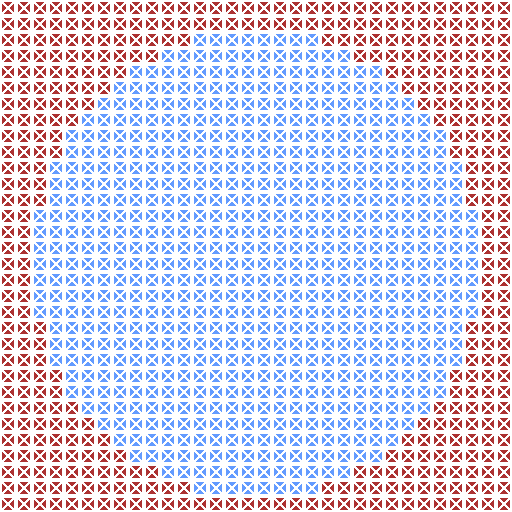

A level layout from a 2D game, rendered from its tile map. Below: a short description, then the map file with its tile-grid data intact:
An orthogonal 32x32 tile map with 16x16 px tiles, 2 tile layers (Water, Ground).

<map version="1.10" tiledversion="1.10.2" orientation="orthogonal" renderorder="right-down" width="32" height="32" tilewidth="16" tileheight="16" infinite="0" nextlayerid="5" nextobjectid="32">
 <tileset firstgid="1" source="BetaTexture.tsx" />
 <layer id="1" name="Water" width="32" height="32">
  <data encoding="csv">
2,2,2,2,2,2,2,2,2,2,2,2,2,2,2,2,2,2,2,2,2,2,2,2,2,2,2,2,2,2,2,2,
2,2,2,2,2,2,2,2,2,2,2,2,2,2,2,2,2,2,2,2,2,2,2,2,2,2,2,2,2,2,2,2,
2,2,2,2,2,2,2,2,2,2,2,2,2,2,2,2,2,2,2,2,2,2,2,2,2,2,2,2,2,2,2,2,
2,2,2,2,2,2,2,2,2,2,2,2,2,2,2,2,2,2,2,2,2,2,2,2,2,2,2,2,2,2,2,2,
2,2,2,2,2,2,2,2,2,2,2,2,2,2,2,2,2,2,2,2,2,2,2,2,2,2,2,2,2,2,2,2,
2,2,2,2,2,2,2,2,2,2,2,2,2,2,2,2,2,2,2,2,2,2,2,2,2,2,2,2,2,2,2,2,
2,2,2,2,2,2,2,2,2,2,2,2,2,2,2,2,2,2,2,2,2,2,2,2,2,2,2,2,2,2,2,2,
2,2,2,2,2,2,2,2,2,2,2,2,2,2,2,2,2,2,2,2,2,2,2,2,2,2,2,2,2,2,2,2,
2,2,2,2,2,2,2,2,2,2,2,2,2,2,2,2,2,2,2,2,2,2,2,2,2,2,2,2,2,2,2,2,
2,2,2,2,2,2,2,2,2,2,2,2,2,2,2,2,2,2,2,2,2,2,2,2,2,2,2,2,2,2,2,2,
2,2,2,2,2,2,2,2,2,2,2,2,2,2,2,2,2,2,2,2,2,2,2,2,2,2,2,2,2,2,2,2,
2,2,2,2,2,2,2,2,2,2,2,2,2,2,2,2,2,2,2,2,2,2,2,2,2,2,2,2,2,2,2,2,
2,2,2,2,2,2,2,2,2,2,2,2,2,2,2,2,2,2,2,2,2,2,2,2,2,2,2,2,2,2,2,2,
2,2,2,2,2,2,2,2,2,2,2,2,2,2,2,2,2,2,2,2,2,2,2,2,2,2,2,2,2,2,2,2,
2,2,2,2,2,2,2,2,2,2,2,2,2,2,2,2,2,2,2,2,2,2,2,2,2,2,2,2,2,2,2,2,
2,2,2,2,2,2,2,2,2,2,2,2,2,2,2,2,2,2,2,2,2,2,2,2,2,2,2,2,2,2,2,2,
2,2,2,2,2,2,2,2,2,2,2,2,2,2,2,2,2,2,2,2,2,2,2,2,2,2,2,2,2,2,2,2,
2,2,2,2,2,2,2,2,2,2,2,2,2,2,2,2,2,2,2,2,2,2,2,2,2,2,2,2,2,2,2,2,
2,2,2,2,2,2,2,2,2,2,2,2,2,2,2,2,2,2,2,2,2,2,2,2,2,2,2,2,2,2,2,2,
2,2,2,2,2,2,2,2,2,2,2,2,2,2,2,2,2,2,2,2,2,2,2,2,2,2,2,2,2,2,2,2,
2,2,2,2,2,2,2,2,2,2,2,2,2,2,2,2,2,2,2,2,2,2,2,2,2,2,2,2,2,2,2,2,
2,2,2,2,2,2,2,2,2,2,2,2,2,2,2,2,2,2,2,2,2,2,2,2,2,2,2,2,2,2,2,2,
2,2,2,2,2,2,2,2,2,2,2,2,2,2,2,2,2,2,2,2,2,2,2,2,2,2,2,2,2,2,2,2,
2,2,2,2,2,2,2,2,2,2,2,2,2,2,2,2,2,2,2,2,2,2,2,2,2,2,2,2,2,2,2,2,
2,2,2,2,2,2,2,2,2,2,2,2,2,2,2,2,2,2,2,2,2,2,2,2,2,2,2,2,2,2,2,2,
2,2,2,2,2,2,2,2,2,2,2,2,2,2,2,2,2,2,2,2,2,2,2,2,2,2,2,2,2,2,2,2,
2,2,2,2,2,2,2,2,2,2,2,2,2,2,2,2,2,2,2,2,2,2,2,2,2,2,2,2,2,2,2,2,
2,2,2,2,2,2,2,2,2,2,2,2,2,2,2,2,2,2,2,2,2,2,2,2,2,2,2,2,2,2,2,2,
2,2,2,2,2,2,2,2,2,2,2,2,2,2,2,2,2,2,2,2,2,2,2,2,2,2,2,2,2,2,2,2,
2,2,2,2,2,2,2,2,2,2,2,2,2,2,2,2,2,2,2,2,2,2,2,2,2,2,2,2,2,2,2,2,
2,2,2,2,2,2,2,2,2,2,2,2,2,2,2,2,2,2,2,2,2,2,2,2,2,2,2,2,2,2,2,2,
2,2,2,2,2,2,2,2,2,2,2,2,2,2,2,2,2,2,2,2,2,2,2,2,2,2,2,2,2,2,2,2
</data>
 </layer>
 <layer id="4" name="Ground" width="32" height="32">
  <data encoding="csv">
0,0,0,0,0,0,0,0,0,0,0,0,0,0,0,0,0,0,0,0,0,0,0,0,0,0,0,0,0,0,0,0,
0,0,0,0,0,0,0,0,0,0,0,0,0,0,0,0,0,0,0,0,0,0,0,0,0,0,0,0,0,0,0,0,
0,0,0,0,0,0,0,0,0,0,0,0,1,1,1,1,1,1,1,1,0,0,0,0,0,0,0,0,0,0,0,0,
0,0,0,0,0,0,0,0,0,0,1,1,1,1,1,1,1,1,1,1,1,1,0,0,0,0,0,0,0,0,0,0,
0,0,0,0,0,0,0,0,1,1,1,1,1,1,1,1,1,1,1,1,1,1,1,1,0,0,0,0,0,0,0,0,
0,0,0,0,0,0,0,1,1,1,1,1,1,1,1,1,1,1,1,1,1,1,1,1,1,0,0,0,0,0,0,0,
0,0,0,0,0,0,1,1,1,1,1,1,1,1,1,1,1,1,1,1,1,1,1,1,1,1,0,0,0,0,0,0,
0,0,0,0,0,1,1,1,1,1,1,1,1,1,1,1,1,1,1,1,1,1,1,1,1,1,1,0,0,0,0,0,
0,0,0,0,1,1,1,1,1,1,1,1,1,1,1,1,1,1,1,1,1,1,1,1,1,1,1,1,0,0,0,0,
0,0,0,0,1,1,1,1,1,1,1,1,1,1,1,1,1,1,1,1,1,1,1,1,1,1,1,1,0,0,0,0,
0,0,0,1,1,1,1,1,1,1,1,1,1,1,1,1,1,1,1,1,1,1,1,1,1,1,1,1,1,0,0,0,
0,0,0,1,1,1,1,1,1,1,1,1,1,1,1,1,1,1,1,1,1,1,1,1,1,1,1,1,1,0,0,0,
0,0,0,1,1,1,1,1,1,1,1,1,1,1,1,1,1,1,1,1,1,1,1,1,1,1,1,1,1,0,0,0,
0,0,1,1,1,1,1,1,1,1,1,1,1,1,1,1,1,1,1,1,1,1,1,1,1,1,1,1,1,1,0,0,
0,0,1,1,1,1,1,1,1,1,1,1,1,1,1,1,1,1,1,1,1,1,1,1,1,1,1,1,1,1,0,0,
0,0,1,1,1,1,1,1,1,1,1,1,1,1,1,1,1,1,1,1,1,1,1,1,1,1,1,1,1,1,0,0,
0,0,1,1,1,1,1,1,1,1,1,1,1,1,1,1,1,1,1,1,1,1,1,1,1,1,1,1,1,1,0,0,
0,0,1,1,1,1,1,1,1,1,1,1,1,1,1,1,1,1,1,1,1,1,1,1,1,1,1,1,1,1,0,0,
0,0,1,1,1,1,1,1,1,1,1,1,1,1,1,1,1,1,1,1,1,1,1,1,1,1,1,1,1,1,0,0,
0,0,1,1,1,1,1,1,1,1,1,1,1,1,1,1,1,1,1,1,1,1,1,1,1,1,1,1,1,1,0,0,
0,0,0,1,1,1,1,1,1,1,1,1,1,1,1,1,1,1,1,1,1,1,1,1,1,1,1,1,1,0,0,0,
0,0,0,1,1,1,1,1,1,1,1,1,1,1,1,1,1,1,1,1,1,1,1,1,1,1,1,1,1,0,0,0,
0,0,0,1,1,1,1,1,1,1,1,1,1,1,1,1,1,1,1,1,1,1,1,1,1,1,1,1,1,0,0,0,
0,0,0,0,1,1,1,1,1,1,1,1,1,1,1,1,1,1,1,1,1,1,1,1,1,1,1,1,0,0,0,0,
0,0,0,0,1,1,1,1,1,1,1,1,1,1,1,1,1,1,1,1,1,1,1,1,1,1,1,1,0,0,0,0,
0,0,0,0,0,1,1,1,1,1,1,1,1,1,1,1,1,1,1,1,1,1,1,1,1,1,1,0,0,0,0,0,
0,0,0,0,0,0,1,1,1,1,1,1,1,1,1,1,1,1,1,1,1,1,1,1,1,1,0,0,0,0,0,0,
0,0,0,0,0,0,0,1,1,1,1,1,1,1,1,1,1,1,1,1,1,1,1,1,1,0,0,0,0,0,0,0,
0,0,0,0,0,0,0,0,1,1,1,1,1,1,1,1,1,1,1,1,1,1,1,1,0,0,0,0,0,0,0,0,
0,0,0,0,0,0,0,0,0,0,1,1,1,1,1,1,1,1,1,1,1,1,0,0,0,0,0,0,0,0,0,0,
0,0,0,0,0,0,0,0,0,0,0,0,1,1,1,1,1,1,1,1,0,0,0,0,0,0,0,0,0,0,0,0,
0,0,0,0,0,0,0,0,0,0,0,0,0,0,0,0,0,0,0,0,0,0,0,0,0,0,0,0,0,0,0,0
</data>
 </layer>
</map>
